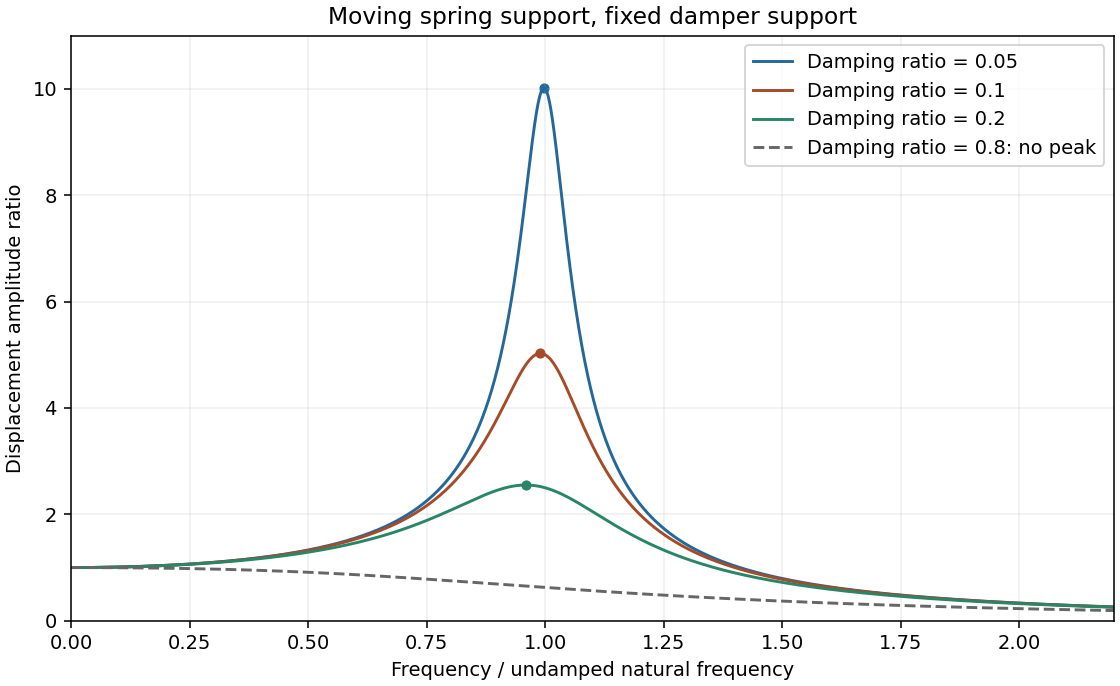

Write the Python code that produced this figure.
"""Original teaching plot. Python3.14, NumPy and Matplotlib. Writes basename PNG to cwd."""
from pathlib import Path
import numpy as np
import matplotlib
matplotlib.use('Agg')
import matplotlib.pyplot as plt
x=np.linspace(0,2.2,2501)
fig,ax=plt.subplots(figsize=(8,4.9),layout='constrained')
for damping,color in [(.05,'#24689b'),(.1,'#a54b29'),(.2,'#288667')]:
 response=1/np.sqrt((1-x*x)**2+4*damping*damping*x*x)
 ax.plot(x,response,color=color,label=f'Damping ratio = {damping:g}')
 peak=np.sqrt(1-2*damping*damping);height=1/(2*damping*np.sqrt(1-damping*damping));ax.scatter([peak],[height],s=18,color=color)
ax.plot(x,1/np.sqrt((1-x*x)**2+4*.8**2*x*x),'--',color='#666666',label='Damping ratio = 0.8: no peak')
ax.set(xlabel='Frequency / undamped natural frequency',ylabel='Displacement amplitude ratio',title='Moving spring support, fixed damper support',ylim=(0,11),xlim=(0,2.2));ax.grid(alpha=.2);ax.legend(fontsize=10)

fig.savefig(Path.cwd()/(Path(__file__).stem+'.png'),dpi=140,facecolor='white')
